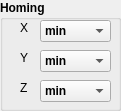
    <widget class="QGroupBox" name="groupBox_11">
     <property name="geometry">
      <rect>
       <x>840</x>
       <y>0</y>
       <width>121</width>
       <height>111</height>
      </rect>
     </property>
     <property name="font">
      <font>
       <pointsize>9</pointsize>
       <weight>75</weight>
       <bold>true</bold>
      </font>
     </property>
     <property name="title">
      <string>Homing</string>
     </property>
     <widget class="QLabel" name="label_56">
      <property name="geometry">
       <rect>
        <x>20</x>
        <y>20</y>
        <width>21</width>
        <height>16</height>
       </rect>
      </property>
      <property name="font">
       <font>
        <pointsize>9</pointsize>
        <weight>50</weight>
        <bold>false</bold>
       </font>
      </property>
      <property name="text">
       <string>X</string>
      </property>
     </widget>
     <widget class="QLabel" name="label_57">
      <property name="geometry">
       <rect>
        <x>20</x>
        <y>50</y>
        <width>21</width>
        <height>16</height>
       </rect>
      </property>
      <property name="font">
       <font>
        <pointsize>9</pointsize>
        <weight>50</weight>
        <bold>false</bold>
       </font>
      </property>
      <property name="text">
       <string>Y</string>
      </property>
     </widget>
     <widget class="QComboBox" name="XHoming">
      <property name="geometry">
       <rect>
        <x>40</x>
        <y>20</y>
        <width>71</width>
        <height>22</height>
       </rect>
      </property>
      <item>
       <property name="text">
        <string>min</string>
       </property>
      </item>
      <item>
       <property name="text">
        <string>max</string>
       </property>
      </item>
     </widget>
     <widget class="QComboBox" name="YHoming">
      <property name="geometry">
       <rect>
        <x>40</x>
        <y>50</y>
        <width>71</width>
        <height>22</height>
       </rect>
      </property>
      <item>
       <property name="text">
        <string>min</string>
       </property>
      </item>
      <item>
       <property name="text">
        <string>max</string>
       </property>
      </item>
     </widget>
     <widget class="QComboBox" name="ZHoming">
      <property name="geometry">
       <rect>
        <x>40</x>
        <y>80</y>
        <width>71</width>
        <height>22</height>
       </rect>
      </property>
      <item>
       <property name="text">
        <string>min</string>
       </property>
      </item>
      <item>
       <property name="text">
        <string>max</string>
       </property>
      </item>
     </widget>
     <widget class="QLabel" name="label_58">
      <property name="geometry">
       <rect>
        <x>20</x>
        <y>80</y>
        <width>21</width>
        <height>16</height>
       </rect>
      </property>
      <property name="font">
       <font>
        <pointsize>9</pointsize>
        <weight>50</weight>
        <bold>false</bold>
       </font>
      </property>
      <property name="text">
       <string>Z</string>
      </property>
     </widget>
    </widget>
